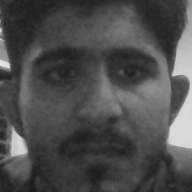
#> input picture TrainingImage/aman/aman.c222.108.jpg, 192 x 192 px, given in place of the camera
$ jupyter execute capture_images.ipynb
#> lines starting #> are read from the running program, lines starting #| are printed output that depends on the picture
[cell 1]
import cv2
import os

Id = 'c118'
name = 'bilal'

cam = cv2.VideoCapture(0)
harcascadePath = "haarcascade_frontalface_default.xml"
detector = cv2.CascadeClassifier(harcascadePath)
sampleNum = 0

while(True):
    ret, img = cam.read()
#> img is the input picture: shape (192, 192, 3); min 25, max 233, mean 76.7
    gray = cv2.cvtColor(img, cv2.COLOR_BGR2GRAY)
    faces = detector.detectMultiScale(gray, 1.3, 5, minSize=(30,30),flags = cv2.CASCADE_SCALE_IMAGE)
#> faces = [[26, 18, 151, 151]]
    for(x,y,w,h) in faces:
        cv2.rectangle(img, (x, y), (x+w, y+h), (10, 159, 255), 2)
        #incrementing sample number
        sampleNum = sampleNum+1
        #saving the captured face in the dataset folder TrainingImage
        cv2.imwrite("TrainingImage/bilal" + os.sep +name + "."+Id + '.' +
                    str(sampleNum) + ".jpg", gray[y:y+h, x:x+w])
        #display the frameq
        cv2.imshow('frame', img)
#> this loop made 1 pass
#> (x, y, w, h, sampleNum) on pass 1: (26, 18, 151, 151, 1)
#> pass 1, `cv2.imwrite("TrainingImage/bilal" + os.sep +name + "."+Id + '.' + str(..`:
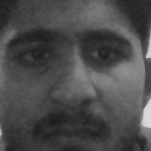
#> saved as bilal.c118.1.jpg: shape (151, 151); min 28, max 219, mean 74.6
#> pass 1, `cv2.imshow('frame', img)`:
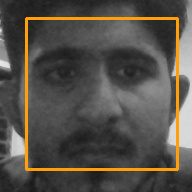
#> window 'frame': shape (192, 192, 3); mean B, G, R 73, 80.3, 85
#> after the loop, sampleNum = 1
    #wait for 100 miliseconds
    if cv2.waitKey(20) & 0xFF == ord('q'):
#> (key q is pressed here)
        break
    # break if the sample number is more than 100
    elif sampleNum > 1000:
        break
cam.release()
cv2.destroyAllWindows()

[cell 2]
import cv2
import numpy as np

# Load HAAR face classifier
face_classifier = cv2.CascadeClassifier('haarcascade_frontalface_default.xml')

# Load functions
def face_extractor(img):
    # Function detects faces and returns the cropped face
    # If no face detected, it returns the input image

    gray = cv2.cvtColor(img,cv2.COLOR_BGR2GRAY)
    faces = face_classifier.detectMultiScale(gray, 1.3, 5)
#> faces = [[26, 18, 151, 151]]

    if faces is ():
        return None

    # Crop all faces found
    for (x,y,w,h) in faces:
        cropped_face = img[y:y+h, x:x+w]
#> this loop made 1 pass

    return cropped_face

# Initialize Webcam
cap = cv2.VideoCapture(0)
count = 0

# Collect 100 samples of your face from webcam input
while True:

    ret, frame = cap.read()
    if face_extractor(frame) is not None:
        count += 1
#> count = 1
        face = cv2.resize(face_extractor(frame), (200, 200))
#> the loop in face_extractor (call 2), `for (x,y,w,h) in faces:` made 1 pass
        face = cv2.cvtColor(face, cv2.COLOR_BGR2GRAY)
#> face: shape (200, 200)

        # Save file in specified directory with unique name
        file_name_path = './TrainingImage/aman/' + str(count) + '.jpg'
#> file_name_path = './TrainingImage/aman/1.jpg'
        cv2.imwrite(file_name_path, face)

        # Put count on images and display live count
        cv2.putText(face, str(count), (50, 50), cv2.FONT_HERSHEY_COMPLEX, 1, (0,255,0), 2)
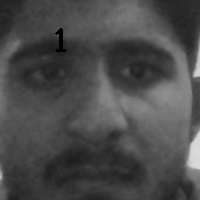
#> face: shape (200, 200); min 0, max 219, mean 74.3
        cv2.imshow('Face Cropper', face)

    else:
        print("Face not found")
        pass

    if cv2.waitKey(1) == 13 or count == 1000: #13 is the Enter Key
#> (key q is pressed here)
        break

cap.release()
cv2.destroyAllWindows()
print("Collecting Samples Complete")

$ run again, on TrainingImage/aman/aman.c222.151.jpg
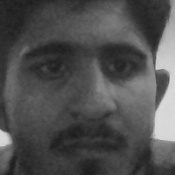
#> input picture TrainingImage/aman/aman.c222.151.jpg, 175 x 175 px, given in place of the camera
#> img is the input picture: shape (175, 175, 3); min 26, max 220, mean 78.9
#> `faces = detector.detectMultiScale(gray, 1.3, 5, minSize=(30,30),flags ..`: faces = [[16, 6, 151, 151]]
#> the loop `for(x,y,w,h) in faces:` made 1 pass
#> (x, y, w, h, sampleNum) on pass 1: (16, 6, 151, 151, 1)
#> pass 1, `cv2.imshow('frame', img)`:
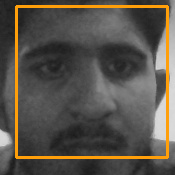
#> window 'frame': shape (175, 175, 3); mean B, G, R 74.3, 83.1, 88.8
#> after the loop `for(x,y,w,h) in faces:`: sampleNum = 1
#> in face_extractor, `faces = face_classifier.detectMultiScale(gray, 1.3, 5)`: faces = [[16, 6, 151, 151]]
#> the loop in face_extractor, `for (x,y,w,h) in faces:` made 1 pass
#> count = 1
#> the loop in face_extractor (call 2), `for (x,y,w,h) in faces:` made 1 pass
#> file_name_path = './TrainingImage/aman/1.jpg'
#> `cv2.putText(face, str(count), (50, 50), cv2.FONT_HERSHEY_COMPLEX, 1, (..`:
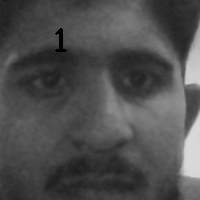
#> face: shape (200, 200); min 0, max 219, mean 77.7
